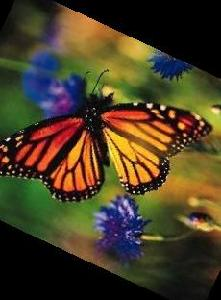
#> input picture Lab_2/animals10classes/butterfly/image_0002.jpg, 221 x 300 px, found by its file name
$ jupyter execute --allow-errors 2023_2024_From_Linear_Classifiers_to_SVMs_sv.ipynb
#> lines starting #> are read from the running program, lines starting #| are printed output that depends on the picture
#From Linear classifiers to SVMs
** Ecole Centrale Nantes **

** Diana Mateus **

PARTICIPANTS: **(Fill in your names)**


[cell 1]
# Ioannis
import os
import numpy as np
import matplotlib.pyplot as plt

#Modules for image processing
import skimage
from skimage import io
from skimage.color import rgb2gray
from skimage.transform import resize

#Modules for machine learning
from sklearn.linear_model import LogisticRegression
from sklearn.svm import SVC
from sklearn.model_selection import GridSearchCV
from sklearn.metrics import roc_curve

#Useful for manual data splitting
import random
from sklearn.utils import shuffle
from sklearn.model_selection import train_test_split

# 1. Loading and splitting data

**a)** Download the animals10classes dataset from hippocampus, which is a subset of the Caltech 101 dataset (http://www.vision.caltech.edu/Image_Datasets/Caltech101/Caltech101.html). The animals subset is composed of images belonging to one among 10 classes. Run the code bellow to check images and labels are read correctly and store the name of the classes in the list ```labelNamesAll```

[cell 2]
# Uncomment if using COLAB  (and comment next cell)
#from google.colab import drive
#drive.mount('/content/drive')
#IMDIR = ('/content/drive/MyDrive/DATA/animals10classes')

[cell 3]
# Uncomment if running locally (comment if running in COLAB)
IMDIR = 'C:/Users/yiann/iCloudDrive/Files/Panepistimio/Grande Ecole Centrale Nantes/Courses/Semester 1/Artificial Intelligence/Labs/Lab_2/animals10classes'

[cell 4]
#Keep4students
def loadImagesAndLabels(IMDIR):
  #This function glances through all subdirectories in IMDIR,
  #and creates a list of the subdirectory names, which will be
  #used as labels for all the images within.The function returns
  #the list of labels
  #
  #If the function returns an empty list, it is likely that IMDIR
  #is not defined correctly. In that case uncomment the lines below
  #to check the files that are actually being read.

  labelNamesAll = []

  for root, dirnames, filenames in os.walk(IMDIR):
      labelNamesAll.append(dirnames)
      # [5 lines of commented-out code are left out]

  labelNamesAll = labelNamesAll[0]
  return labelNamesAll

print(loadImagesAndLabels(IMDIR))
#Call the function and
#print the list of all labels/subdirectories
# labelNamesAll = loadImagesAndLabels(IMDIR)

**b).** Use the BuildDataset function to create a reduced dataset. In this notebook we will notably deal with binary classification problems. Print the sizes of the data matrix X and the label vector Y. Print as well the retained list of labels and the content of Y.

[cell 5]
#Keep4students
def buildDataset (IMDIR,labelNamesAll,K=2,N=100,imHeight=100,imWidth=100,seed=50):
    #This function builds the data matrix from (a subset) of the label list.
    #Images are read using a composition of the path and the label list.
    #Parameters of this functions are:
    # K : the number of classes to consider
    # N : the maximum number of images to read from each category (the number
    #    of images per label is variable).
    # imHeight,imWidth: define the size of the target image. All read images
    #                  are resized to imHeight x imWidth
    # seed : fixes the random seed to be able to reproduce the results.
    # The function returns the data matrix X and the label vector Y.
    # Ideally, the X matrix will be of size (KxN)x(ImHeight x ImWidth) but
    # the number of rows will be less if there number of images in a given
    # category is smaller than N

#> called with K = 2, N = 100, imHeight = 100, imWidth = 100, seed = 50
    X = np.zeros([K*N,imHeight*imWidth]) #data matrix, one image per row
    Y = -np.ones([K*N,1]) #label indices initiallized to -1
    labelNames = [] #list of retained categories

    random.seed(a=seed) #comment to make each run random

    globalCount = 0 #counts the actual number of images copied to the datamatrix

    # Iterate over the number of classes
    for i in range(K):
        #Randomly choose a new category
        while True:
            lab = random.randint(0,len(labelNamesAll)-1)
            if lab not in labelNames:
                break

        #define the path to read the images of the chosen label.
        #folders are named after the class label, print the chosen label
        filedir = os.path.join(IMDIR,labelNamesAll[lab])
        print('The chosen label ',i, ' is ',labelNamesAll[lab])
        print('It will be read in',filedir)

        #save the name of the class in labelNames
        labelNames.append(labelNamesAll[lab])

        #walk through the files of the label folder,
        #read images in grayscale and resize them
        #flatten the images to a vector
        #copy each image to one row of the data matrix
        #use classCount to retain at most N images per class
        #use globalCount to keep track of the total number of images
        classCount = 0
        for filename in os.listdir(filedir):
            f = os.path.join(filedir, filename)
            if f.endswith(('.jpg')) and (classCount < N):
                image = skimage.io.imread(f, as_gray=True)
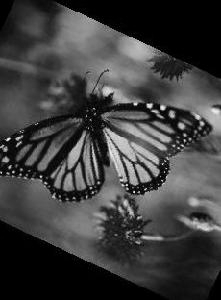
#> image: shape (300, 221) float64; min 0, max 0.996, mean 0.245
                image = skimage.transform.resize(image, [imHeight,imWidth],mode='constant')#,anti_aliasing=True)
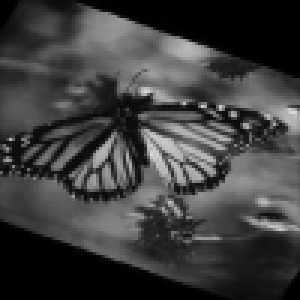
#> image: shape (100, 100) float64 (shown 3 times larger); min 0, max 0.861, mean 0.245
                X[globalCount,:] = image.flatten()
                Y[globalCount,:] = i
                globalCount += 1
                classCount += 1

    #Remove the unused entries of X and Y
    print("Total number of samples",globalCount)
    X = X[:globalCount,:]
    Y = Y[:globalCount,:]

    return X,Y,labelNames
